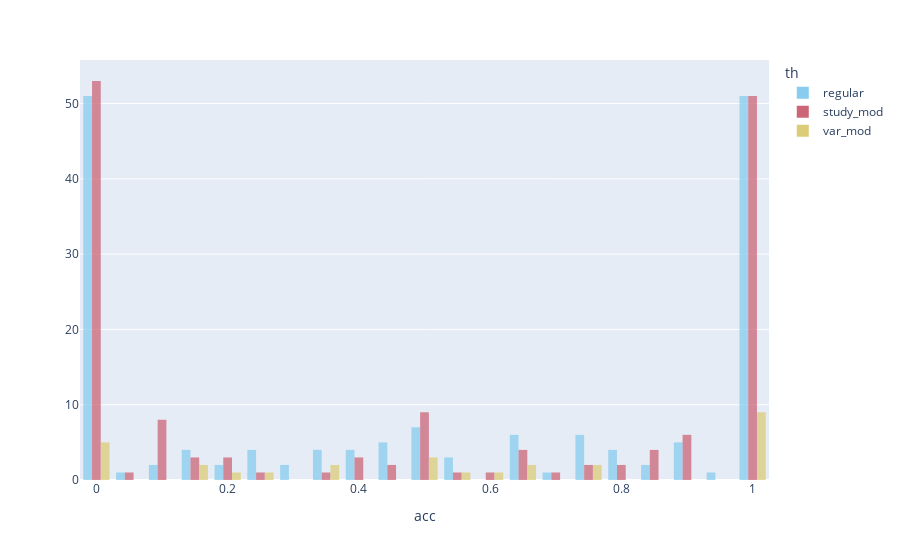

Source (notebook cell):
### Code cell
color_palette = px.colors.qualitative.Safe
fig = px.histogram(DATA_VIS, x="acc", histnorm="", nbins=30, color="th",
                   color_discrete_sequence=color_palette, opacity=0.75)
fig.update_layout(barmode='group')
fig.write_image("../visualisations/llm_hist_acc.pdf", format='pdf')
fig.show()

### Figure 1 — Plotly figure (JSON) as saved in the notebook; plotly's stock layout.template omitted (floating-point values rounded to 4 significant figures; data arrays with more than 128 entries replaced by an {"elided": "..."} marker saying what was removed)
{"data": [{"alignmentgroup": "True", "bingroup": "x", "histnorm": "", "hovertemplate": "th=regular<br>acc=%{x}<br>=%{y}<extra></extra>", "legendgroup": "regular", "marker": {"color": "rgb(136, 204, 238)", "opacity": 0.75, "pattern": {"shape": ""}}, "name": "regular", "nbinsx": 30, "offsetgroup": "regular", "orientation": "v", "showlegend": true, "type": "histogram", "x": {"elided": "243 mixed values"}, "xaxis": "x", "yaxis": "y"}, {"alignmentgroup": "True", "bingroup": "x", "histnorm": "", "hovertemplate": "th=study_mod<br>acc=%{x}<br>=%{y}<extra></extra>", "legendgroup": "study_mod", "marker": {"color": "rgb(204, 102, 119)", "opacity": 0.75, "pattern": {"shape": ""}}, "name": "study_mod", "nbinsx": 30, "offsetgroup": "study_mod", "orientation": "v", "showlegend": true, "type": "histogram", "x": {"elided": "290 mixed values"}, "xaxis": "x", "yaxis": "y"}, {"alignmentgroup": "True", "bingroup": "x", "histnorm": "", "hovertemplate": "th=var_mod<br>acc=%{x}<br>=%{y}<extra></extra>", "legendgroup": "var_mod", "marker": {"color": "rgb(221, 204, 119)", "opacity": 0.75, "pattern": {"shape": ""}}, "name": "var_mod", "nbinsx": 30, "offsetgroup": "var_mod", "orientation": "v", "showlegend": true, "type": "histogram", "x": ["N/A", "N/A", "N/A", "N/A", "N/A", "N/A", "N/A", "N/A", 0, "N/A", "N/A", "N/A", 1, 0.5, 0.5, 0, 1, 0.3333, 0.6316, 0.5556, 0.6111, 0.6667, 1, 0.75, 0.5, 0.3529, 0.75, "N/A", "N/A", "N/A", "N/A", "N/A", 1, "N/A", "N/A", "N/A", "N/A", "N/A", "N/A", "N/A", "N/A", 0.1579, "N/A", 0.1579, "N/A", 1, 1, 0, 1, 1, "N/A", "N/A", 1, 0, "N/A", "N/A", 0.25, 0, 0.2, "N/A"], "xaxis": "x", "yaxis": "y"}], "layout": {"barmode": "group", "legend": {"title": {"text": "th"}, "tracegroupgap": 0}, "margin": {"t": 60}, "xaxis": {"anchor": "y", "domain": [0, 1], "title": {"text": "acc"}}, "yaxis": {"anchor": "x", "domain": [0, 1], "title": {"text": ""}}}}
